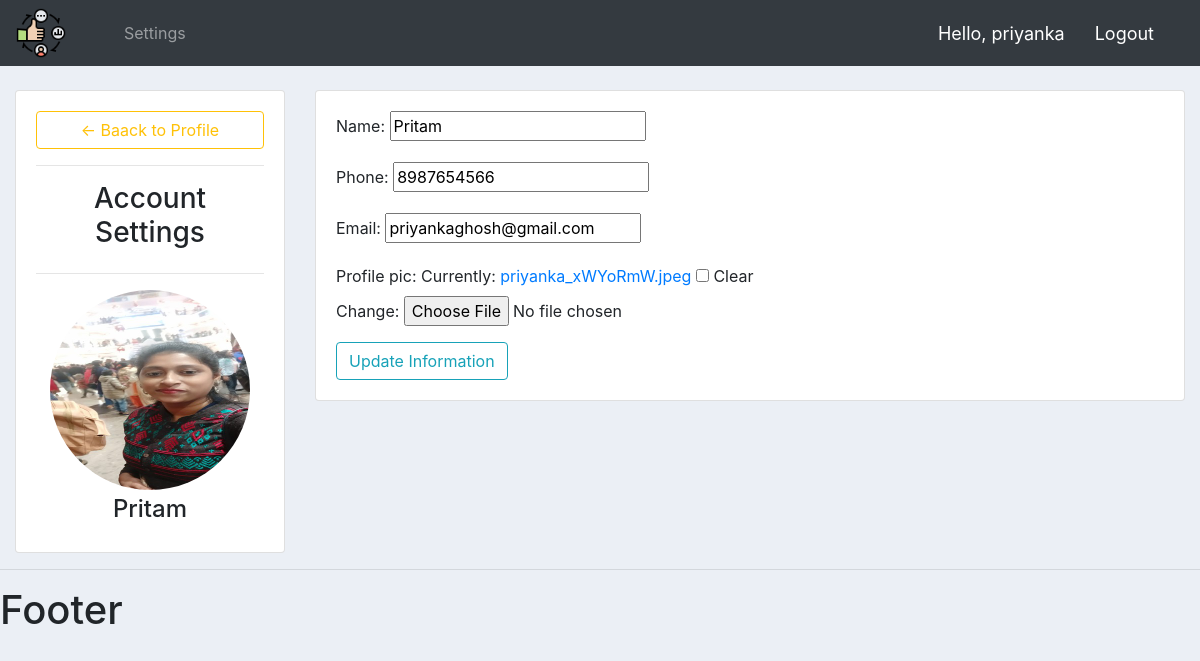
Page /account/ (signed in) on the committed database.
### account/models.py (models this page shows, shortened)
class Customer(models.Model):
    user         = models.OneToOneField(User, null=True, blank=True, on_delete=models.CASCADE)
    name         = models.CharField(max_length=200, null=True)
    phone        = models.CharField(max_length=200, null=True)
    email        = models.CharField(max_length=200, null=True)
    profile_pic  = models.ImageField(null=True, blank=True, default='default.png')
    date_created = models.DateField(auto_now_add=True, null=True)

### account/decorators.py (the view)
        def wrapper_func(request, *args, **kwargs):
            group = None
            if request.user.groups.exists():
                group = request.user.groups.all()[0].name
            if group in allowed_roles:
                return view_func(request, *args, **kwargs)
            else:
                return HttpResponse("<h3>You are not Authorized here.</h3>")

### account/forms.py
class CustomerForm(ModelForm):
    class Meta:
        model = Customer
        fields = "__all__"
        exclude = ['user']

### account/views.py (called while the page is built)
@login_required(login_url='login')
@allowed_users(allowed_roles=['customer'])
def accountSettings(request):
    customer = request.user.customer
    form = CustomerForm(instance=customer)
    if request.method == 'POST':
        form = CustomerForm(request.POST, request.FILES, instance=customer)
        if form.is_valid:
            form.save()
    context = {'form':form}
    return render(request, 'account/account_settings.htm', context)

### account/templates/account/account_settings.htm (shortened to what this page needs)
{% extends 'account/base.htm' %}
{% load static %}
{% block content %}
    <br>
    <div class="row">
        <div class="col-md-3">
            <div class="card card-body">
                <a class="btn btn-outline-warning" href="{% url 'user-page' %}"> &#8592; Baack to Profile</a>
                <hr>
                <h3 style="text-align:center;">Account Settings</h3>
                <hr>
                <img class="profile-pic" src="{{ request.user.customer.profile_pic.url }}" alt="">
                <h4 style="text-align:center; margin-top: 5px;">{{ request.user.customer.name }}</h4>
            </div>
        </div>
        <div class="col-md-9">
            <div class="card card-body">
                <form action="" method="POST" enctype="multipart/form-data">
                    {{ form.as_p }}
                    <input class="btn btn-outline-info" type="submit" name="Update Information" value="Update Information">
                </form>
            </div>
        </div>
    </div>
{%  endblock%}

### account/templates/account/navbar.htm (shortened to what this page needs)
{% load static %}
<nav class="navbar navbar-expand-lg navbar-dark bg-dark">
    <a href="{% url 'home' %}"><img src="{% static 'images/logo.png' %}" alt="" style="width: 50px; height: auto;"></a>
    <div class="collapse navbar-collapse" id="navbarSupportedContent">
      <ul class="navbar-nav mr-auto">
        {% if request.user.is_staff %}
        <li class="nav-item active">
          <a class="nav-link" href="{% url 'home' %}">Dashboard <span class="sr-only">(current)</span></a>
        </li>
        <li class="nav-item">
          <a class="nav-link" href="{% url 'products' %}">Products</a>
        </li>
        {% else %}
        <li class="nav-item" style="margin-left: 50px;">
          <a class="nav-link" href="{% url 'account' %}">Settings</a>
        </li>
        {% endif %}
      </ul>
    </div>
    <span class="hello-msg">Hello, {{ request.user }}</span>
    <span><a class="hello-msg" href="{% url 'logout' %}">Logout</a></span>
</nav>

### static/css/main.css (style rules this page uses)
body { background-color: #ebeff5; }

### account/templates/account/navbar.htm (style rules this page uses)
.hello-msg { font-size: 18px; color: #ffffff; margin-right: 30px; }

### account/templates/account/account_settings.htm (style rules this page uses)
.profile-pic { max-width: 200px; max-height: 200px; margin: 0 auto; border-radius: 50%; }

### rows in the picture
Customer: name "Pritam", phone "8987654566", email "priyankaghosh@gmail.com"

### other values in the picture
{{ request.user }} "priyanka"
{{ request.user.customer.name }} "Pritam"
